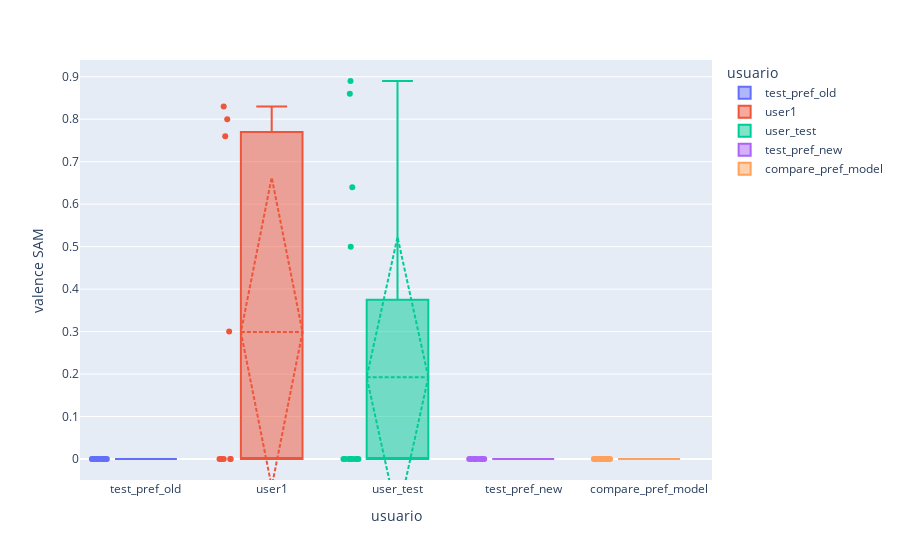
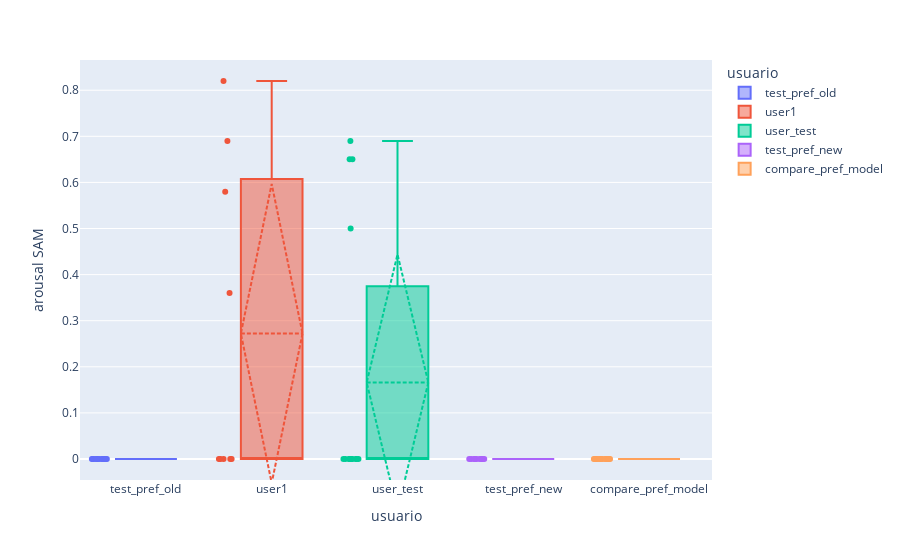

The notebook cell these images were saved under, in order:
### Markdown cell above
Gráficas de error de los componentes emocionales (valence, arousal)

### Code cell
fig = px.box(data_front, x="usuario", y="valence SAM", color="usuario", points="all")
# fig.update_layout(yaxis=dict(range=[0,1]))
fig.update_traces(boxmean="sd")
fig.show()

fig = px.box(data_front, x="usuario", y="arousal SAM", color="usuario", points="all")
# fig.update_layout(yaxis=dict(range=[0,1]))
fig.update_traces(boxmean="sd")
fig.show()

### Figure 1 — Plotly figure (JSON) as saved in the notebook; plotly's stock layout.template omitted (floating-point values rounded to 4 significant figures)
{"data": [{"alignmentgroup": "True", "boxmean": "sd", "boxpoints": "all", "hovertemplate": "usuario=%{x}<br>valence SAM=%{y}<extra></extra>", "legendgroup": "test_pref_old", "marker": {"color": "#636efa"}, "name": "test_pref_old", "notched": false, "offsetgroup": "test_pref_old", "orientation": "v", "showlegend": true, "type": "box", "x": ["test_pref_old", "test_pref_old", "test_pref_old", "test_pref_old", "test_pref_old", "test_pref_old", "test_pref_old", "test_pref_old", "test_pref_old", "test_pref_old", "test_pref_old", "test_pref_old", "test_pref_old"], "x0": " ", "xaxis": "x", "y": [0, 0, 0, 0, 0, 0, 0, 0, 0, 0, 0, 0, 0], "y0": " ", "yaxis": "y"}, {"alignmentgroup": "True", "boxmean": "sd", "boxpoints": "all", "hovertemplate": "usuario=%{x}<br>valence SAM=%{y}<extra></extra>", "legendgroup": "user1", "marker": {"color": "#EF553B"}, "name": "user1", "notched": false, "offsetgroup": "user1", "orientation": "v", "showlegend": true, "type": "box", "x": ["user1", "user1", "user1", "user1", "user1", "user1", "user1", "user1", "user1"], "x0": " ", "xaxis": "x", "y": [0, 0, 0, 0, 0, 0.76, 0.8, 0.3, 0.83], "y0": " ", "yaxis": "y"}, {"alignmentgroup": "True", "boxmean": "sd", "boxpoints": "all", "hovertemplate": "usuario=%{x}<br>valence SAM=%{y}<extra></extra>", "legendgroup": "user_test", "marker": {"color": "#00cc96"}, "name": "user_test", "notched": false, "offsetgroup": "user_test", "orientation": "v", "showlegend": true, "type": "box", "x": ["user_test", "user_test", "user_test", "user_test", "user_test", "user_test", "user_test", "user_test", "user_test", "user_test", "user_test", "user_test", "user_test", "user_test", "user_test"], "x0": " ", "xaxis": "x", "y": [0, 0, 0, 0, 0, 0, 0, 0, 0, 0, 0, 0.86, 0.89, 0.64, 0.5], "y0": " ", "yaxis": "y"}, {"alignmentgroup": "True", "boxmean": "sd", "boxpoints": "all", "hovertemplate": "usuario=%{x}<br>valence SAM=%{y}<extra></extra>", "legendgroup": "test_pref_new", "marker": {"color": "#ab63fa"}, "name": "test_pref_new", "notched": false, "offsetgroup": "test_pref_new", "orientation": "v", "showlegend": true, "type": "box", "x": ["test_pref_new", "test_pref_new", "test_pref_new", "test_pref_new", "test_pref_new", "test_pref_new", "test_pref_new", "test_pref_new", "test_pref_new"], "x0": " ", "xaxis": "x", "y": [0, 0, 0, 0, 0, 0, 0, 0, 0], "y0": " ", "yaxis": "y"}, {"alignmentgroup": "True", "boxmean": "sd", "boxpoints": "all", "hovertemplate": "usuario=%{x}<br>valence SAM=%{y}<extra></extra>", "legendgroup": "compare_pref_model", "marker": {"color": "#FFA15A"}, "name": "compare_pref_model", "notched": false, "offsetgroup": "compare_pref_model", "orientation": "v", "showlegend": true, "type": "box", "x": ["compare_pref_model", "compare_pref_model", "compare_pref_model", "compare_pref_model", "compare_pref_model", "compare_pref_model", "compare_pref_model", "compare_pref_model", "compare_pref_model", "compare_pref_model", "compare_pref_model", "compare_pref_model", "compare_pref_model", "compare_pref_model"], "x0": " ", "xaxis": "x", "y": [0, 0, 0, 0, 0, 0, 0, 0, 0, 0, 0, 0, 0, 0], "y0": " ", "yaxis": "y"}], "layout": {"boxmode": "overlay", "legend": {"title": {"text": "usuario"}, "tracegroupgap": 0}, "margin": {"t": 60}, "xaxis": {"anchor": "y", "categoryarray": ["test_pref_old", "user1", "user_test", "test_pref_new", "compare_pref_model"], "categoryorder": "array", "domain": [0, 1], "title": {"text": "usuario"}}, "yaxis": {"anchor": "x", "domain": [0, 1], "title": {"text": "valence SAM"}}}}

### Figure 2 — Plotly figure (JSON) as saved in the notebook; plotly's stock layout.template omitted (floating-point values rounded to 4 significant figures)
{"data": [{"alignmentgroup": "True", "boxmean": "sd", "boxpoints": "all", "hovertemplate": "usuario=%{x}<br>arousal SAM=%{y}<extra></extra>", "legendgroup": "test_pref_old", "marker": {"color": "#636efa"}, "name": "test_pref_old", "notched": false, "offsetgroup": "test_pref_old", "orientation": "v", "showlegend": true, "type": "box", "x": ["test_pref_old", "test_pref_old", "test_pref_old", "test_pref_old", "test_pref_old", "test_pref_old", "test_pref_old", "test_pref_old", "test_pref_old", "test_pref_old", "test_pref_old", "test_pref_old", "test_pref_old"], "x0": " ", "xaxis": "x", "y": [0, 0, 0, 0, 0, 0, 0, 0, 0, 0, 0, 0, 0], "y0": " ", "yaxis": "y"}, {"alignmentgroup": "True", "boxmean": "sd", "boxpoints": "all", "hovertemplate": "usuario=%{x}<br>arousal SAM=%{y}<extra></extra>", "legendgroup": "user1", "marker": {"color": "#EF553B"}, "name": "user1", "notched": false, "offsetgroup": "user1", "orientation": "v", "showlegend": true, "type": "box", "x": ["user1", "user1", "user1", "user1", "user1", "user1", "user1", "user1", "user1"], "x0": " ", "xaxis": "x", "y": [0, 0, 0, 0, 0, 0.69, 0.58, 0.82, 0.36], "y0": " ", "yaxis": "y"}, {"alignmentgroup": "True", "boxmean": "sd", "boxpoints": "all", "hovertemplate": "usuario=%{x}<br>arousal SAM=%{y}<extra></extra>", "legendgroup": "user_test", "marker": {"color": "#00cc96"}, "name": "user_test", "notched": false, "offsetgroup": "user_test", "orientation": "v", "showlegend": true, "type": "box", "x": ["user_test", "user_test", "user_test", "user_test", "user_test", "user_test", "user_test", "user_test", "user_test", "user_test", "user_test", "user_test", "user_test", "user_test", "user_test"], "x0": " ", "xaxis": "x", "y": [0, 0, 0, 0, 0, 0, 0, 0, 0, 0, 0, 0.69, 0.65, 0.65, 0.5], "y0": " ", "yaxis": "y"}, {"alignmentgroup": "True", "boxmean": "sd", "boxpoints": "all", "hovertemplate": "usuario=%{x}<br>arousal SAM=%{y}<extra></extra>", "legendgroup": "test_pref_new", "marker": {"color": "#ab63fa"}, "name": "test_pref_new", "notched": false, "offsetgroup": "test_pref_new", "orientation": "v", "showlegend": true, "type": "box", "x": ["test_pref_new", "test_pref_new", "test_pref_new", "test_pref_new", "test_pref_new", "test_pref_new", "test_pref_new", "test_pref_new", "test_pref_new"], "x0": " ", "xaxis": "x", "y": [0, 0, 0, 0, 0, 0, 0, 0, 0], "y0": " ", "yaxis": "y"}, {"alignmentgroup": "True", "boxmean": "sd", "boxpoints": "all", "hovertemplate": "usuario=%{x}<br>arousal SAM=%{y}<extra></extra>", "legendgroup": "compare_pref_model", "marker": {"color": "#FFA15A"}, "name": "compare_pref_model", "notched": false, "offsetgroup": "compare_pref_model", "orientation": "v", "showlegend": true, "type": "box", "x": ["compare_pref_model", "compare_pref_model", "compare_pref_model", "compare_pref_model", "compare_pref_model", "compare_pref_model", "compare_pref_model", "compare_pref_model", "compare_pref_model", "compare_pref_model", "compare_pref_model", "compare_pref_model", "compare_pref_model", "compare_pref_model"], "x0": " ", "xaxis": "x", "y": [0, 0, 0, 0, 0, 0, 0, 0, 0, 0, 0, 0, 0, 0], "y0": " ", "yaxis": "y"}], "layout": {"boxmode": "overlay", "legend": {"title": {"text": "usuario"}, "tracegroupgap": 0}, "margin": {"t": 60}, "xaxis": {"anchor": "y", "categoryarray": ["test_pref_old", "user1", "user_test", "test_pref_new", "compare_pref_model"], "categoryorder": "array", "domain": [0, 1], "title": {"text": "usuario"}}, "yaxis": {"anchor": "x", "domain": [0, 1], "title": {"text": "arousal SAM"}}}}
